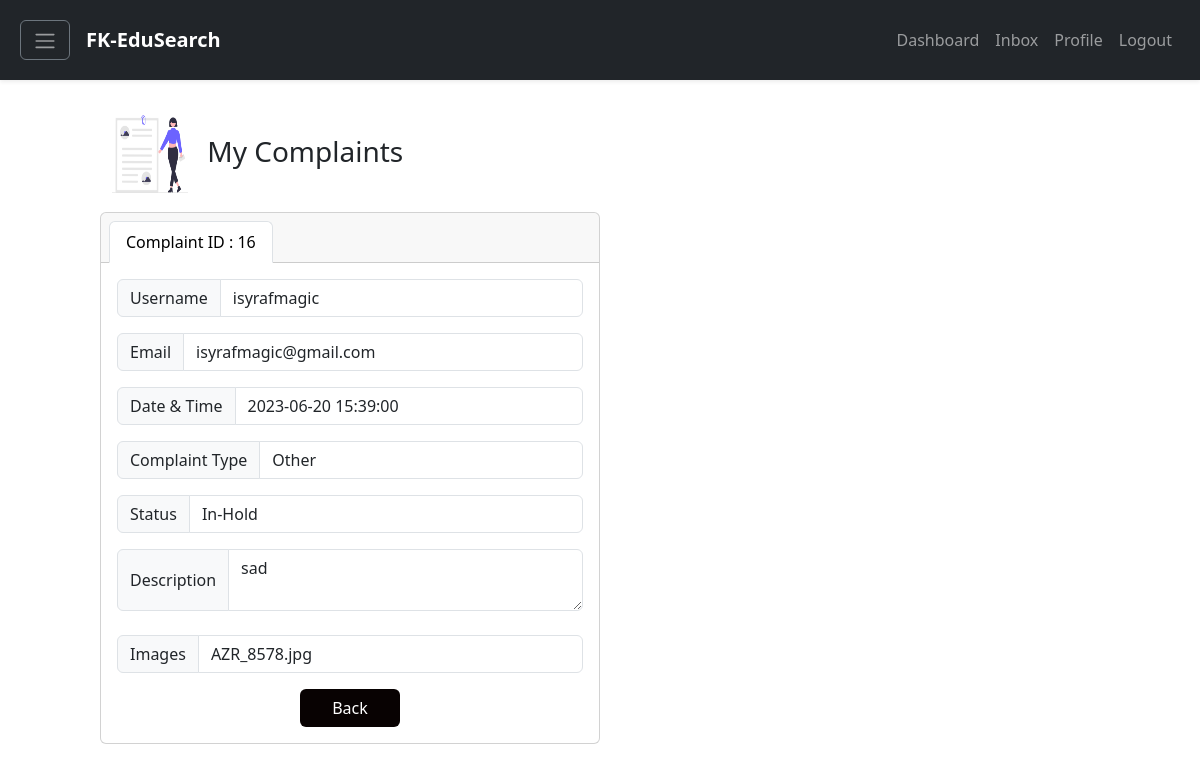
Page /complaintdetails.php?userid=1 on the earlier database version.
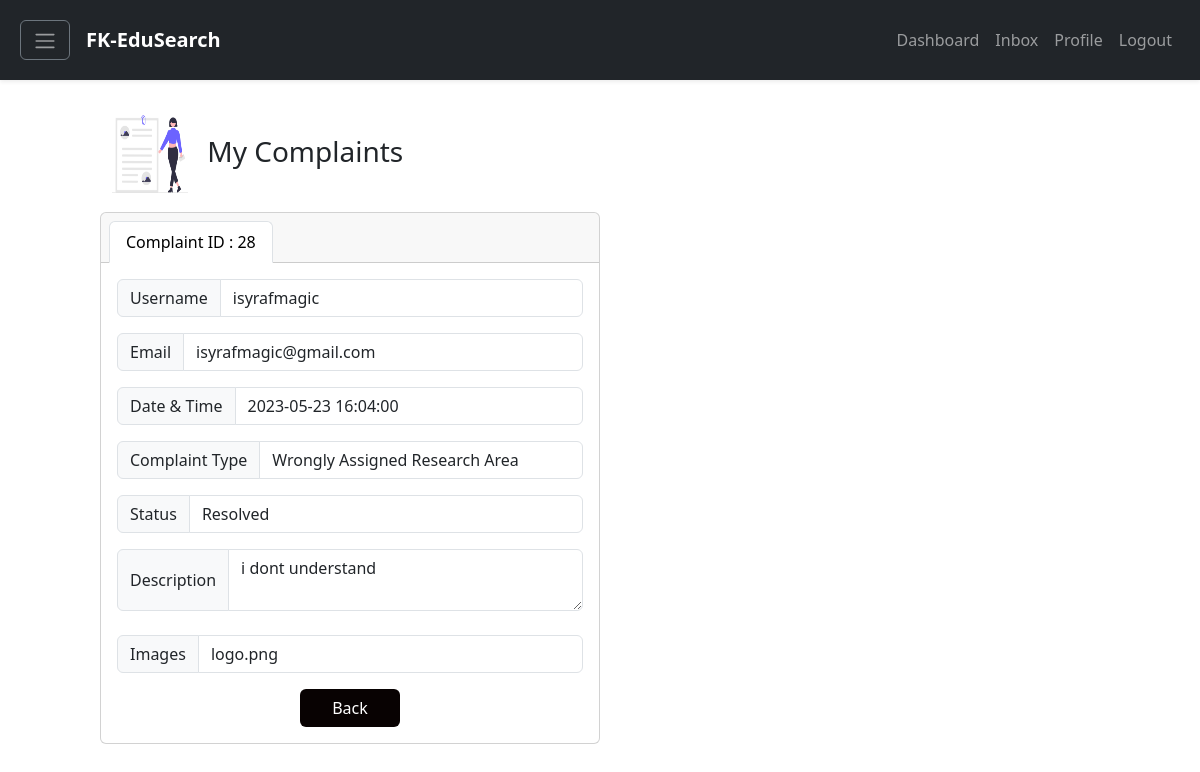
Same page on the later database version.
### tables this page shows
CREATE TABLE `complaint` (
  `complaintid` int NOT NULL,
  `userid` int DEFAULT NULL,
  `postid` int DEFAULT NULL,
  `complaintDate` datetime DEFAULT NULL,
  `complaintType` varchar(60) DEFAULT NULL,
  `complaintDescription` varchar(60) DEFAULT NULL,
  `complaintStatus` varchar(60) DEFAULT NULL,
  `images` varchar(255) DEFAULT NULL
);

CREATE TABLE `user` (
  `userid` int NOT NULL,
  `userFullName` varchar(60) NOT NULL,
  `userEmail` varchar(60) NOT NULL,
  `userPassword` varchar(60) NOT NULL,
  `username` varchar(60) NOT NULL,
  `userAcademicStatus` varchar(60) DEFAULT NULL,
  `userUpdateProfileStatus` varchar(60) DEFAULT NULL,
  `userOnlineStatus` varchar(60) DEFAULT NULL
);

### classes/Complaint.classes.php (called while the page is built, shortened)
<?php
class Complaint extends Connection
{
    public function getComplaintDetails($userid)
    {
        $connection = $this->getConnection();
        $query = "SELECT user.username, user.userEmail, complaint.complaintid, complaint.complaintDate, complaint.complaintType, complaint.complaintDescription, complaint.complaintStatus, complaint.images
                  FROM complaint
                  INNER JOIN user ON complaint.userid = user.userid
                  WHERE user.userid = '$userid'";
        $result = mysqli_query($connection, $query);
        if (!$result) {
            return false;
        } else {
            return $result;
        }
    }
}

### complaintdetails.php (the view, shortened to what this page needs)
<!DOCTYPE html>
<html lang="en">
<head>
    <link href="https://cdn.jsdelivr.net/npm/bootstrap@5.3.0-alpha3/dist/css/bootstrap.min.css" rel="stylesheet">
</head>
<body>
    <?php include "components/navigation.php"; ?>
    <?php
    $complaint = new ComplaintController();
    $userid = $_GET['userid'];
    $complaintid = $_GET['complaintid'];
    $complaintDetails = $complaint->getComplaintDetails($userid);
    if ($complaintDetails->num_rows > 0) {
        $row = mysqli_fetch_assoc($complaintDetails);
        $username = $row['username'];
        $userEmail = $row['userEmail'];
        $complaintid = $row['complaintid'];
        $complaintDate = $row['complaintDate'];
        $complaintType = $row['complaintType'];
        $complaintDescription = $row['complaintDescription'];
        $complaintStatus = $row['complaintStatus'];
        $images = $row['images'];
    } else {
        echo "Failed to retrieve complaint details.";
    }
    ?>
    <div class="d-flex flex-column justify-content-center align-item-center vh-100" style="padding-left: 100px; padding-right: 100px">
        <h3 class="mt-5"><img style="width:100px; height:100px" src="../FK-EduSearch/public/undraw_attached_file_re_0n9b.png" height="30"> My Complaints</h3>
        <div class="card text-center w-50">
            <div class="card-header">
                <ul class="nav nav-tabs card-header-tabs">
                    <li class="nav-item">
                        <a class="nav-link active" aria-current="true" href="#">Complaint ID : <?php echo $complaintid ?></a>
                    </li>
                </ul>
            </div>
            <div class="card-body">
                <div class="input-group mb-3">
                    <span class="input-group-text" id="basic-addon1">Username</span>
                    <input type="text" class="form-control" aria-label="Username" aria-describedby="basic-addon1" value="<?php echo $username; ?>" readonly>
                </div>
                <div class="input-group mb-3">
                    <span class="input-group-text">Email</span>
                    <input type="text" class="form-control" aria-label="Recipient's username" aria-describedby="basic-addon2" value="<?php echo $userEmail; ?>" readonly>
                </div>
                <div class="input-group mb-3">
                    <span class="input-group-text">Date & Time</span>
                    <input type="text" class="form-control" aria-label="" aria-describedby="basic-addon2" value="<?php echo $complaintDate; ?>" readonly>
                </div>
                <div class="input-group mb-3">
                    <span class="input-group-text">Complaint Type</span>
                    <input type="text" class="form-control" aria-label="Amount (to the nearest dollar)" value="<?php echo $complaintType; ?>" readonly>
                </div>
                <div class="input-group mb-3">
                    <span class="input-group-text">Status</span>
                    <input type="text" class="form-control" aria-label="" aria-describedby="basic-addon2" value="<?php echo $complaintStatus; ?>" readonly>
                </div>
                <div class="input-group">
                    <span class="input-group-text">Description</span>
                    <textarea class="form-control" aria-label="With textarea" readonly><?php echo $complaintDescription; ?></textarea>
                </div>
                <br>
                <div class="input-group mb-3">
                    <span class="input-group-text">Images</span>
                    <input type="text" class="form-control" aria-label="" aria-describedby="basic-addon2" value="<?php echo $images; ?>" readonly>
                </div>
                <a href="usercomplaint.php" style="color:white; background-color: #080202; width:100px" class="btn">Back</a>
            </div>
        </div>
    </div>
</body>
</html>

### components/navigation.php (shortened to what this page needs)
<!DOCTYPE html>
<html lang="en">
<head>
    <link href="https://cdn.jsdelivr.net/npm/bootstrap@5.3.0-alpha3/dist/css/bootstrap.min.css" rel="stylesheet">
</head>
<body>
    <?php
    $current = substr($_SERVER["SCRIPT_NAME"], strrpos($_SERVER["SCRIPT_NAME"], "/") + 1);
    ?>
    <nav class="navbar navbar-expand-lg navbar-dark bg-dark shadow-sm py-3 px-2 fixed-top z-3" style="height: 80px">
        <form class="container-fluid" action="" method="post">
            <?php
            echo $_SESSION['logged_out'] ? NULL : '
            <a class="btn btn-outline-secondary me-3" data-bs-toggle="offcanvas" href="#offcanvasExample" role="button"
            aria-controls="offcanvasExample">
                <span class="navbar-toggler-icon"></span>
            </a>'
            ?>
            <a class="navbar-brand" href="#"><b>FK-EduSearch</b></a>
            <?php
            if ($_SESSION["logged_out"]) {
                echo '
                <button type="button" class="btn btn-light">
                    Helpdesk
                </button>
                ';
            } else {
                echo '
                <button class="navbar-toggler" type="button" data-bs-toggle="collapse" data-bs-target="#navbarNav"
                aria-controls="navbarNav" aria-expanded="false" aria-label="Toggle navigation">
                    <span class="navbar-toggler-icon"></span>
                </button>
                <div class="collapse navbar-collapse" id="navbarNav">
                    <ul class="navbar-nav ms-auto">
                        <li class="nav-item">
                            <a class="' . (($current == "home.php") ? "nav-link active" : "nav-link") . '" aria-current="page" href="index.php">Dashboard</a>
                        </li>
                        <li class="nav-item">
                            <a class="' . (($current == "inbox.php") ? "nav-link active" : "nav-link") . '" href="inbox.php">Inbox</a>
                        </li>
                        <li class="nav-item">
                            <a class="' . (($current == "userProfile.php") ? "nav-link active" : "nav-link") . '" href="userProfile.php">Profile</a>
                        </li>
                        ' . (($_SESSION['role'] == "expert") ? '<li class="nav-item"><a class="' . (($current == "experteditprofile.php") ? "nav-link active" : "nav-link") . '" href="experteditprofile.php">Profile</a></li>' : '') . '
                        <div class="nav-item">
                            <button class="nav-link" type="submit" name="logout">Logout</button>
                        </div>
                    </ul>
                </div>
                ';
            }
            ?>
        </form>
    </nav>
    <?php include "sidebar.php" ?>
</body>
</html>

### components/sidebar.php (shortened to what this page needs)
<!DOCTYPE html>
<html lang="en">
<head>
    <link href="https://cdn.jsdelivr.net/npm/bootstrap@5.3.0-alpha3/dist/css/bootstrap.min.css" rel="stylesheet"
>
    <link rel="stylesheet" href="https://cdnjs.cloudflare.com/ajax/libs/animate.css/4.1.1/animate.min.css" />
</head>
<body>
</body>
</html>

Differences in the rows shown:
removed complaint: complaintid "16", complaintDate "2023-06-20 15:39:00", complaintType "Other", complaintStatus "In-Hold", complaintDescription "sad", images "AZR_8578.jpg"
now on this page (row edited): complaint: complaintid "28", complaintDate "2023-05-23 16:04:00", complaintType "Wrongly Assigned Research Area", complaintStatus "Resolved", complaintDescription "i dont understand", images "logo.png"
